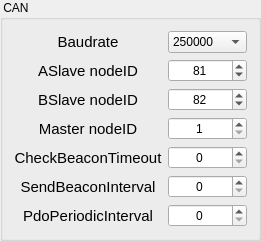
             <widget class="QGroupBox" name="groupBox_19">
              <property name="styleSheet">
               <string notr="true"/>
              </property>
              <property name="title">
               <string> CAN</string>
              </property>
              <layout class="QGridLayout" name="gridLayout_26">
               <item row="0" column="0">
                <widget class="QLabel" name="label_99">
                 <property name="maximumSize">
                  <size>
                   <width>16777215</width>
                   <height>16777215</height>
                  </size>
                 </property>
                 <property name="font">
                  <font>
                   <pointsize>11</pointsize>
                  </font>
                 </property>
                 <property name="toolTip">
                  <string>&lt;html&gt;&lt;head/&gt;&lt;body&gt;&lt;p&gt;CAN波特率&lt;/p&gt;&lt;/body&gt;&lt;/html&gt;</string>
                 </property>
                 <property name="whatsThis">
                  <string/>
                 </property>
                 <property name="text">
                  <string>Baudrate</string>
                 </property>
                 <property name="alignment">
                  <set>Qt::AlignCenter</set>
                 </property>
                </widget>
               </item>
               <item row="0" column="1">
                <widget class="QComboBox" name="param_canbaudrate_comboBox">
                 <item>
                  <property name="text">
                   <string>250000</string>
                  </property>
                 </item>
                 <item>
                  <property name="text">
                   <string>500000</string>
                  </property>
                 </item>
                 <item>
                  <property name="text">
                   <string>1000000</string>
                  </property>
                 </item>
                </widget>
               </item>
               <item row="1" column="0">
                <widget class="QLabel" name="label_100">
                 <property name="maximumSize">
                  <size>
                   <width>16777215</width>
                   <height>16777215</height>
                  </size>
                 </property>
                 <property name="font">
                  <font>
                   <pointsize>11</pointsize>
                  </font>
                 </property>
                 <property name="toolTip">
                  <string>&lt;html&gt;&lt;head/&gt;&lt;body&gt;&lt;p&gt;从机A节点ID(1-127)&lt;/p&gt;&lt;/body&gt;&lt;/html&gt;</string>
                 </property>
                 <property name="text">
                  <string>ASlave nodeID</string>
                 </property>
                 <property name="alignment">
                  <set>Qt::AlignCenter</set>
                 </property>
                </widget>
               </item>
               <item row="1" column="1">
                <widget class="QSpinBox" name="aslave_nodeid_spinbox">
                 <property name="alignment">
                  <set>Qt::AlignCenter</set>
                 </property>
                 <property name="minimum">
                  <number>1</number>
                 </property>
                 <property name="maximum">
                  <number>127</number>
                 </property>
                 <property name="value">
                  <number>81</number>
                 </property>
                </widget>
               </item>
               <item row="2" column="0">
                <widget class="QLabel" name="label_101">
                 <property name="maximumSize">
                  <size>
                   <width>16777215</width>
                   <height>16777215</height>
                  </size>
                 </property>
                 <property name="font">
                  <font>
                   <pointsize>11</pointsize>
                  </font>
                 </property>
                 <property name="toolTip">
                  <string>&lt;html&gt;&lt;head/&gt;&lt;body&gt;&lt;p&gt;从机B节点ID(1-127)&lt;/p&gt;&lt;/body&gt;&lt;/html&gt;</string>
                 </property>
                 <property name="text">
                  <string>BSlave nodeID</string>
                 </property>
                 <property name="alignment">
                  <set>Qt::AlignCenter</set>
                 </property>
                </widget>
               </item>
               <item row="2" column="1">
                <widget class="QSpinBox" name="bslave_nodeid_spinbox">
                 <property name="alignment">
                  <set>Qt::AlignCenter</set>
                 </property>
                 <property name="minimum">
                  <number>1</number>
                 </property>
                 <property name="maximum">
                  <number>127</number>
                 </property>
                 <property name="value">
                  <number>82</number>
                 </property>
                </widget>
               </item>
               <item row="3" column="0">
                <widget class="QLabel" name="label_102">
                 <property name="maximumSize">
                  <size>
                   <width>16777215</width>
                   <height>16777215</height>
                  </size>
                 </property>
                 <property name="font">
                  <font>
                   <pointsize>11</pointsize>
                  </font>
                 </property>
                 <property name="toolTip">
                  <string>&lt;html&gt;&lt;head/&gt;&lt;body&gt;&lt;p&gt;主机节点ID(1-127)&lt;/p&gt;&lt;/body&gt;&lt;/html&gt;</string>
                 </property>
                 <property name="text">
                  <string>Master nodeID</string>
                 </property>
                 <property name="alignment">
                  <set>Qt::AlignCenter</set>
                 </property>
                </widget>
               </item>
               <item row="3" column="1">
                <widget class="QSpinBox" name="master_nodeid_spinbox">
                 <property name="alignment">
                  <set>Qt::AlignCenter</set>
                 </property>
                 <property name="minimum">
                  <number>1</number>
                 </property>
                 <property name="maximum">
                  <number>127</number>
                 </property>
                 <property name="value">
                  <number>1</number>
                 </property>
                </widget>
               </item>
               <item row="4" column="0">
                <widget class="QLabel" name="label_103">
                 <property name="maximumSize">
                  <size>
                   <width>16777215</width>
                   <height>16777215</height>
                  </size>
                 </property>
                 <property name="font">
                  <font>
                   <pointsize>11</pointsize>
                  </font>
                 </property>
                 <property name="toolTip">
                  <string>&lt;html&gt;&lt;head/&gt;&lt;body&gt;&lt;p&gt;主机心跳间隔(ms)&lt;/p&gt;&lt;/body&gt;&lt;/html&gt;</string>
                 </property>
                 <property name="text">
                  <string>CheckBeaconTimeout</string>
                 </property>
                 <property name="alignment">
                  <set>Qt::AlignCenter</set>
                 </property>
                </widget>
               </item>
               <item row="4" column="1">
                <widget class="QSpinBox" name="check_bt_spinbox">
                 <property name="alignment">
                  <set>Qt::AlignCenter</set>
                 </property>
                 <property name="maximum">
                  <number>30000</number>
                 </property>
                </widget>
               </item>
               <item row="5" column="0">
                <widget class="QLabel" name="label_104">
                 <property name="maximumSize">
                  <size>
                   <width>16777215</width>
                   <height>16777215</height>
                  </size>
                 </property>
                 <property name="font">
                  <font>
                   <pointsize>11</pointsize>
                  </font>
                 </property>
                 <property name="toolTip">
                  <string>&lt;html&gt;&lt;head/&gt;&lt;body&gt;&lt;p&gt;从机心跳间隔(ms)&lt;/p&gt;&lt;/body&gt;&lt;/html&gt;</string>
                 </property>
                 <property name="text">
                  <string>SendBeaconInterval</string>
                 </property>
                 <property name="alignment">
                  <set>Qt::AlignCenter</set>
                 </property>
                </widget>
               </item>
               <item row="5" column="1">
                <widget class="QSpinBox" name="send_bt_spinbox">
                 <property name="alignment">
                  <set>Qt::AlignCenter</set>
                 </property>
                 <property name="maximum">
                  <number>30000</number>
                 </property>
                </widget>
               </item>
               <item row="6" column="0">
                <widget class="QLabel" name="label_105">
                 <property name="maximumSize">
                  <size>
                   <width>16777215</width>
                   <height>16777215</height>
                  </size>
                 </property>
                 <property name="font">
                  <font>
                   <pointsize>11</pointsize>
                  </font>
                 </property>
                 <property name="toolTip">
                  <string>&lt;html&gt;&lt;head/&gt;&lt;body&gt;&lt;p&gt;PDO数据发送间隔(ms,为0时事件发送)&lt;/p&gt;&lt;/body&gt;&lt;/html&gt;</string>
                 </property>
                 <property name="text">
                  <string>PdoPeriodicInterval</string>
                 </property>
                 <property name="alignment">
                  <set>Qt::AlignCenter</set>
                 </property>
                </widget>
               </item>
               <item row="6" column="1">
                <widget class="QSpinBox" name="pdo_pt_spinbox">
                 <property name="alignment">
                  <set>Qt::AlignCenter</set>
                 </property>
                 <property name="maximum">
                  <number>30000</number>
                 </property>
                </widget>
               </item>
              </layout>
             </widget>
